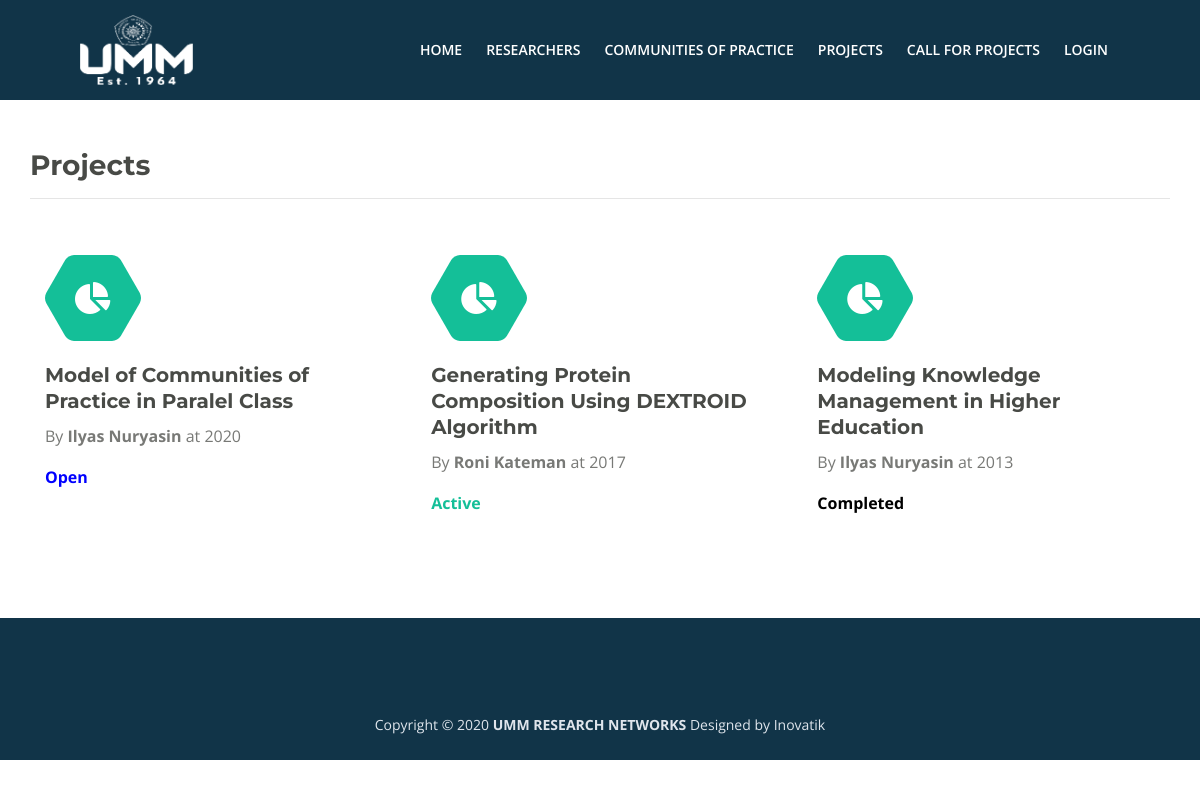
The page /index.php?page=projects on the database its author committed.
### tables this page shows
CREATE TABLE `projects` (
  `id_project` int NOT NULL AUTO_INCREMENT,
  `id_researcher` int NOT NULL,
  `title` text NOT NULL,
  `published_year` int NOT NULL,
  `description` text NOT NULL,
  `attachment` varchar(50) DEFAULT NULL,
  `status` enum('Open','Active','Completed') NOT NULL DEFAULT 'Open',
  PRIMARY KEY (`id_project`)
);

CREATE TABLE `researchers` (
  `id_researcher` int NOT NULL AUTO_INCREMENT,
  `name` varchar(25) NOT NULL,
  `interest` varchar(100) NOT NULL,
  `phone` varchar(20) NOT NULL,
  `email` varchar(50) NOT NULL,
  `usr` varchar(25) NOT NULL,
  `psw` varchar(50) NOT NULL,
  `photo` varchar(50) DEFAULT NULL,
  PRIMARY KEY (`id_researcher`),
  UNIQUE KEY `usr` (`usr`)
);

### page/projects.php (the view)
<div class="cards-1">
    <div class="container">
        <div class="row">
            <div style="width:100%; padding-bottom:35px;">
                <h2>Projects</h2>
                <hr />
            </div>
            <div class="col-lg-12">
                <?php
                include"koneksi.php";
                $sql="select projects.id_project, projects.title,projects.status,researchers.name, projects.published_year from projects, researchers where projects.id_researcher=researchers.id_researcher order by projects.published_year desc";
                $query=mysqli_query($koneksi,$sql);
                while($row=mysqli_fetch_array($query,MYSQLI_NUM)){
                    if($row[2]=="Active"){
                        $color="#14BF98";
                    }else if($row[2]=="Open"){
                        $color="blue";
                    }else{
                        $color="black";
                    }
                    echo"
                    <div class='card'>
                        <span class='fa-stack'>
                            <span class='hexagon'></span>
                            <i class='fas fa-chart-pie fa-stack-1x'></i>
                        </span>
                        <div class='card-body'>
                            <a style='text-decoration:none;' href='index.php?page=detailproject&id=$row[0]'>
                                <h4 class='card-title'>$row[1]</h4>
                            </a>
                            <p>By <b>$row[3]</b> at $row[4]</p>
                            <p><font color='$color'><b>$row[2]</b></font></p>
                        </div>
                    </div>
                        ";
                    }
                ?>
            </div>
        </div>
    </div>
</div>

### index.php (shortened to what this page needs)
<!DOCTYPE html>
<html lang="en">
<head>
    <link href="css/bootstrap.css" rel="stylesheet">
    <link href="css/fontawesome-all.css" rel="stylesheet">
    <link href="css/swiper.css" rel="stylesheet">
	<link href="css/magnific-popup.css" rel="stylesheet">
	<link href="css/styles.css" rel="stylesheet">
</head>
<body data-spy="scroll" data-target=".fixed-top">
    <?php
        $navi=$_GET['page'];
        if(!empty($navi)){
            $navigate="'height:100px; background-color:#113448'";
        }else{
            $navigate="";
        }
    ?>
    <nav class="navbar navbar-expand-md navbar-dark navbar-custom fixed-top" style=<?php echo"$navigate";?>>
        <a class="navbar-brand logo-image" href="index.php"><img src="images/logo.png" alt="alternative" style="height:70px;"/></a>
        <div class="collapse navbar-collapse" id="navbarsExampleDefault">
            <ul class="navbar-nav ml-auto">
                <li class="nav-item">
                    <a class="nav-link page-scroll" href="index.php">HOME <span class="sr-only">(current)</span></a>
                </li>
                <li class="nav-item">
                    <a class="nav-link page-scroll" href="index.php?page=researchers">RESEARCHERS</a>
                </li>
                <li class="nav-item">
                    <a class="nav-link page-scroll" href="index.php?page=cops">COMMUNITIES OF PRACTICE</a>
                </li>
                <li class="nav-item">
                    <a class="nav-link page-scroll" href="index.php?page=projects">PROJECTS</a>
                </li>
                <li class="nav-item">
                    <a class="nav-link page-scroll" href="index.php?page=cfps">CALL FOR PROJECTS</a>
                </li>
                <?php
                    if($_SESSION['user']){
                        echo"
                            <li class='nav-item dropdown'>
                                <span class='nav-link dropdown-toggle page-scroll' id='navbarDropdown' role='button' aria-haspopup='true' aria-expanded='false'>MY ACCOUNT</span>
                                <div class='dropdown-menu' aria-labelledby='navbarDropdown'>
                                    <a class='dropdown-item' href='index.php?page=user-profile'><span class='item-text'>PROFILE</span></a>
                                    <div class='dropdown-items-divide-hr'></div>
                                    <a class='dropdown-item' href='index.php?page=notifications'><span class='item-text'>NOTIFICATIONS</span></a>
                                    <div class='dropdown-items-divide-hr'></div>
                                    <a class='dropdown-item' href='logout.php'><span class='item-text'>LOGOUT</span></a>
                                </div>
                            </li>
                        ";
                    }else{
                        echo"
                        <li class='nav-item'>
                            <a class='nav-link page-scroll' href='index.php?page=login'>LOGIN</a>
                        </li>
                        ";
                    }
                ?>
            </ul>
        </div>
    </nav>
    <?php
        $page=$_GET['page'];
        if(!empty($page)){
            echo"<div style='padding-top:100px;'></div>";
            if(file_exists("page/$page.php")){
                include"page/$page.php";
            }else{
                include"page/error404.php";
            }
        }else{
            include"page/home.php";
        }
    ?>
    <div class="footer">
    </div>
    <div class="copyright">
        <div class="container">
            <div class="row">
                <div class="col-lg-12">
                    <p class="p-small">Copyright © 2020 <b>UMM RESEARCH NETWORKS</b> <a href="https://inovatik.com">Designed by Inovatik</a></p>
                </div>
            </div>
        </div>
    </div>
</body>
</html>

### css/styles.css (style rules this page uses)
body, html { width: 100%; height: 100%; }
body, p { color: #787976; font: 400 1rem/1.5625rem "Open Sans", sans-serif; }
.p-small { font: 400 0.875rem/1.375rem "Open Sans", sans-serif; }
h2 { color: #484a46; font: 700 1.75rem/2.125rem "Montserrat", sans-serif; }
h4 { color: #484a46; font: 700 1.25rem/1.625rem "Montserrat", sans-serif; }
a { color: #787976; text-decoration: underline; }
.navbar-custom { padding-top: 0.375rem; padding-bottom: 0.375rem; background-color: #113448; box-shadow: 0 0.0625rem 0.375rem 0 rgba(0, 0, 0, 0.1); font: 600 0.875rem/0.875rem "Open Sans", sans-serif; transition: all 0.2s; }
.navbar-custom .navbar-brand { font-size: 0; }
.navbar-custom .navbar-brand.logo-image img { width: 7.0625rem; height: 2rem; -webkit-backface-visibility: hidden; }
.navbar-custom .navbar-nav { margin-top: 0.75rem; margin-bottom: 0.5rem; }
.navbar-custom .nav-item .nav-link { padding: 0.625rem 0.75rem 0.625rem 0.75rem; color: #fff; text-decoration: none; transition: all 0.2s ease; }
.cards-1 { padding-top: 3rem; padding-bottom: 2.875rem; }
.cards-1 .card { margin-bottom: 2.5rem; border: none; text-align: center; }
.cards-1 .fa-stack { width: 6rem; height: 6rem; margin-right: auto; margin-bottom: 1rem; margin-left: auto; line-height: 6rem; text-align: left; }
.cards-1 .fa-stack .hexagon { position: absolute; width: 6rem; height: 6rem; background: url('../images/hexagon-green.svg') center center no-repeat; background-size: 6rem 6rem; }
.cards-1 .fa-stack-1x { color: #fff; font-size: 2rem; }
.cards-1 .card-body { padding: 0; }
.cards-1 .card-title { margin-bottom: 0.625rem; }
.footer { padding-top: 5rem; background-color: #113448; }
.copyright { padding-top: 1rem; padding-bottom: 0.5rem; background-color: #113448; text-align: center; }
.copyright p, .copyright a { color: #dfe5ec; text-decoration: none; }
@media (min-width: 768px) { .navbar-custom { padding: 2.125rem 1.5rem 2.125rem 2rem; box-shadow: none; background: transparent; } }
@media (min-width: 768px) { .navbar-custom .navbar-nav { margin-top: 0; margin-bottom: 0; } }
@media (min-width: 768px) { .navbar-custom .nav-item .nav-link { padding: 0.25rem 0.75rem 0.25rem 0.75rem; } }
@media (min-width: 992px) { .cards-1 .card { display: inline-block; max-width: 17.5rem; text-align: left; vertical-align: top; } }
@media (min-width: 992px) { .cards-1 div.card:nth-child(3n+2) { margin-right: 2.5rem; margin-left: 2.5rem; } }
@media (min-width: 1200px) { .navbar-custom { padding-right: 5rem; padding-left: 5rem; } }
@media (min-width: 1200px) { .cards-1 .card { max-width: 21rem; } }
@media (min-width: 1200px) { .cards-1 div.card:nth-child(3n+2) { margin-right: 2.875rem; margin-left: 2.875rem; } }

### rows shown on the page
projects: title "Model of Communities of Practice in Paralel Class", id_researcher.name "Ilyas Nuryasin", published_year "2020", status "Open"
projects: title "Generating Protein Composition Using DEXTROID Algorithm", id_researcher.name "Roni Kateman", published_year "2017", status "Active"
projects: title "Modeling Knowledge Management in Higher Education", id_researcher.name "Ilyas Nuryasin", published_year "2013", status "Completed"
